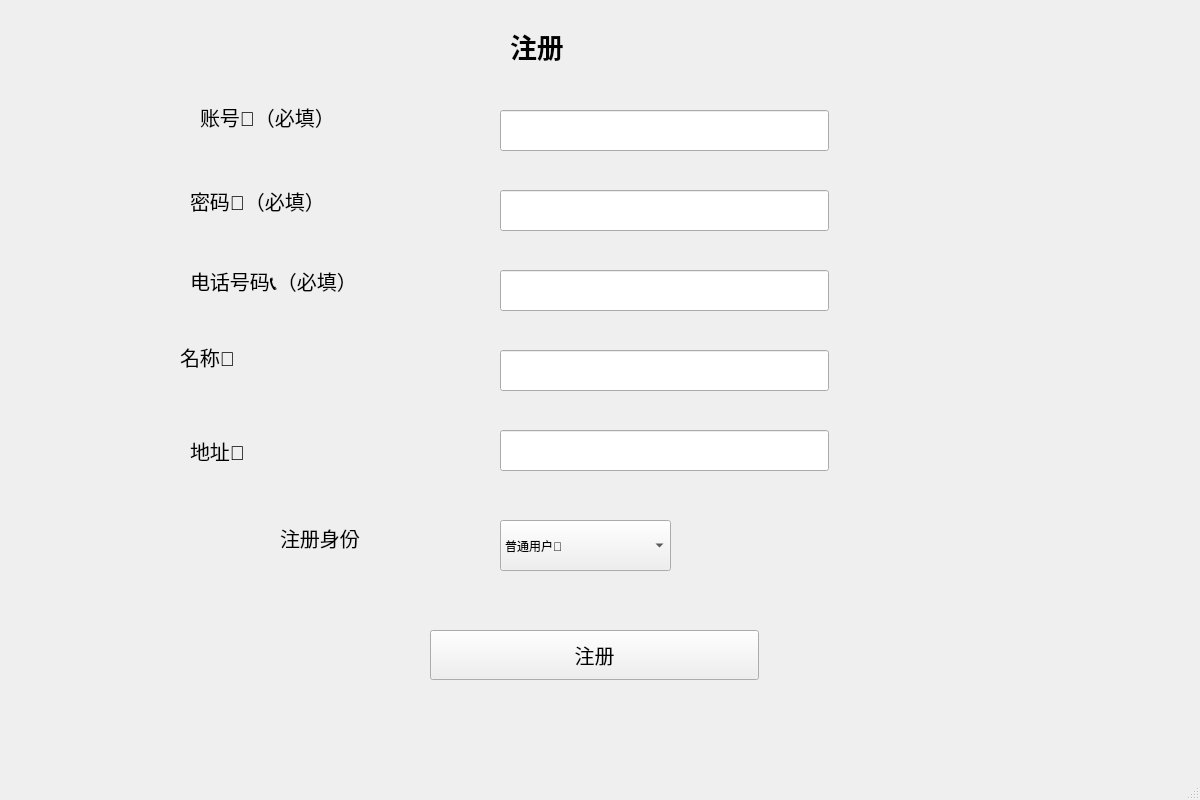
<?xml version="1.0" encoding="UTF-8"?>
<ui version="4.0">
 <class>registerWindow</class>
 <widget class="QMainWindow" name="registerWindow">
  <property name="geometry">
   <rect>
    <x>0</x>
    <y>0</y>
    <width>1200</width>
    <height>800</height>
   </rect>
  </property>
  <property name="windowTitle">
   <string>MainWindow</string>
  </property>
  <widget class="QWidget" name="centralwidget">
   <widget class="QLabel" name="label">
    <property name="geometry">
     <rect>
      <x>510</x>
      <y>0</y>
      <width>150</width>
      <height>92</height>
     </rect>
    </property>
    <property name="minimumSize">
     <size>
      <width>150</width>
      <height>61</height>
     </size>
    </property>
    <property name="maximumSize">
     <size>
      <width>150</width>
      <height>16777215</height>
     </size>
    </property>
    <property name="font">
     <font>
      <family>宋体</family>
      <pointsize>20</pointsize>
      <weight>75</weight>
      <italic>false</italic>
      <bold>true</bold>
      <underline>false</underline>
     </font>
    </property>
    <property name="text">
     <string>注册</string>
    </property>
    <property name="textFormat">
     <enum>Qt::AutoText</enum>
    </property>
    <property name="openExternalLinks">
     <bool>false</bool>
    </property>
   </widget>
   <widget class="QLabel" name="label_2">
    <property name="geometry">
     <rect>
      <x>200</x>
      <y>50</y>
      <width>211</width>
      <height>134</height>
     </rect>
    </property>
    <property name="font">
     <font>
      <pointsize>15</pointsize>
     </font>
    </property>
    <property name="text">
     <string>账号🙉（必填）</string>
    </property>
   </widget>
   <widget class="QLineEdit" name="registerIDInputLine">
    <property name="geometry">
     <rect>
      <x>500</x>
      <y>110</y>
      <width>329</width>
      <height>41</height>
     </rect>
    </property>
   </widget>
   <widget class="QLabel" name="label_3">
    <property name="geometry">
     <rect>
      <x>190</x>
      <y>110</y>
      <width>211</width>
      <height>182</height>
     </rect>
    </property>
    <property name="font">
     <font>
      <pointsize>15</pointsize>
     </font>
    </property>
    <property name="text">
     <string>密码🙈（必填）</string>
    </property>
   </widget>
   <widget class="QLineEdit" name="registerPasswordInputLine">
    <property name="geometry">
     <rect>
      <x>500</x>
      <y>190</y>
      <width>329</width>
      <height>41</height>
     </rect>
    </property>
    <property name="echoMode">
     <enum>QLineEdit::Password</enum>
    </property>
   </widget>
   <widget class="QLabel" name="label_4">
    <property name="geometry">
     <rect>
      <x>280</x>
      <y>400</y>
      <width>141</width>
      <height>276</height>
     </rect>
    </property>
    <property name="font">
     <font>
      <pointsize>15</pointsize>
     </font>
    </property>
    <property name="text">
     <string>注册身份</string>
    </property>
   </widget>
   <widget class="QComboBox" name="registerLevelSelectComboBox">
    <property name="geometry">
     <rect>
      <x>500</x>
      <y>520</y>
      <width>171</width>
      <height>51</height>
     </rect>
    </property>
    <item>
     <property name="text">
      <string>普通用户🥳</string>
     </property>
    </item>
    <item>
     <property name="text">
      <string>商家🥸</string>
     </property>
    </item>
    <item>
     <property name="text">
      <string>食堂管理员🤠</string>
     </property>
    </item>
   </widget>
   <widget class="QPushButton" name="registerConfirmButton">
    <property name="geometry">
     <rect>
      <x>430</x>
      <y>630</y>
      <width>329</width>
      <height>50</height>
     </rect>
    </property>
    <property name="minimumSize">
     <size>
      <width>0</width>
      <height>50</height>
     </size>
    </property>
    <property name="maximumSize">
     <size>
      <width>16777215</width>
      <height>50</height>
     </size>
    </property>
    <property name="font">
     <font>
      <pointsize>15</pointsize>
     </font>
    </property>
    <property name="text">
     <string>注册</string>
    </property>
   </widget>
   <widget class="QLineEdit" name="registerAddressInputLine">
    <property name="geometry">
     <rect>
      <x>500</x>
      <y>430</y>
      <width>329</width>
      <height>41</height>
     </rect>
    </property>
   </widget>
   <widget class="QLabel" name="label_5">
    <property name="geometry">
     <rect>
      <x>190</x>
      <y>360</y>
      <width>111</width>
      <height>182</height>
     </rect>
    </property>
    <property name="font">
     <font>
      <pointsize>15</pointsize>
     </font>
    </property>
    <property name="text">
     <string>地址🧭</string>
    </property>
   </widget>
   <widget class="QLineEdit" name="registerNicknameInputLine">
    <property name="geometry">
     <rect>
      <x>500</x>
      <y>350</y>
      <width>329</width>
      <height>41</height>
     </rect>
    </property>
   </widget>
   <widget class="QLabel" name="label_6">
    <property name="geometry">
     <rect>
      <x>180</x>
      <y>290</y>
      <width>111</width>
      <height>134</height>
     </rect>
    </property>
    <property name="font">
     <font>
      <pointsize>15</pointsize>
     </font>
    </property>
    <property name="text">
     <string>名称👾</string>
    </property>
   </widget>
   <widget class="QLabel" name="label_7">
    <property name="geometry">
     <rect>
      <x>190</x>
      <y>190</y>
      <width>271</width>
      <height>182</height>
     </rect>
    </property>
    <property name="font">
     <font>
      <pointsize>15</pointsize>
     </font>
    </property>
    <property name="text">
     <string>电话号码📞（必填）</string>
    </property>
   </widget>
   <widget class="QLineEdit" name="registerTelephoneInputLine">
    <property name="geometry">
     <rect>
      <x>500</x>
      <y>270</y>
      <width>329</width>
      <height>41</height>
     </rect>
    </property>
   </widget>
  </widget>
  <widget class="QMenuBar" name="menubar">
   <property name="geometry">
    <rect>
     <x>0</x>
     <y>0</y>
     <width>1200</width>
     <height>30</height>
    </rect>
   </property>
  </widget>
  <widget class="QStatusBar" name="statusbar"/>
 </widget>
 <resources/>
 <connections/>
</ui>
